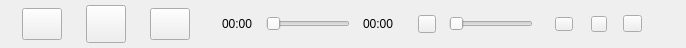
    <widget class="QWidget" name="footer" native="true">
     <property name="sizePolicy">
      <sizepolicy hsizetype="Preferred" vsizetype="Fixed">
       <horstretch>0</horstretch>
       <verstretch>0</verstretch>
      </sizepolicy>
     </property>
     <property name="minimumSize">
      <size>
       <width>0</width>
       <height>48</height>
      </size>
     </property>
     <property name="maximumSize">
      <size>
       <width>16777215</width>
       <height>48</height>
      </size>
     </property>
     <layout class="QHBoxLayout" name="horizontalLayout_2">
      <property name="spacing">
       <number>0</number>
      </property>
      <property name="leftMargin">
       <number>22</number>
      </property>
      <property name="topMargin">
       <number>0</number>
      </property>
      <property name="rightMargin">
       <number>14</number>
      </property>
      <property name="bottomMargin">
       <number>0</number>
      </property>
      <item>
       <widget class="QPushButton" name="btn_previous">
        <property name="sizePolicy">
         <sizepolicy hsizetype="Minimum" vsizetype="Fixed">
          <horstretch>0</horstretch>
          <verstretch>0</verstretch>
         </sizepolicy>
        </property>
        <property name="minimumSize">
         <size>
          <width>32</width>
          <height>32</height>
         </size>
        </property>
        <property name="text">
         <string/>
        </property>
       </widget>
      </item>
      <item>
       <spacer name="horizontalSpacer_2">
        <property name="orientation">
         <enum>Qt::Horizontal</enum>
        </property>
        <property name="sizeType">
         <enum>QSizePolicy::Fixed</enum>
        </property>
        <property name="sizeHint" stdset="0">
         <size>
          <width>24</width>
          <height>20</height>
         </size>
        </property>
       </spacer>
      </item>
      <item>
       <widget class="QPushButton" name="btn_start">
        <property name="sizePolicy">
         <sizepolicy hsizetype="Minimum" vsizetype="Fixed">
          <horstretch>0</horstretch>
          <verstretch>0</verstretch>
         </sizepolicy>
        </property>
        <property name="minimumSize">
         <size>
          <width>38</width>
          <height>38</height>
         </size>
        </property>
        <property name="text">
         <string/>
        </property>
       </widget>
      </item>
      <item>
       <spacer name="horizontalSpacer_3">
        <property name="orientation">
         <enum>Qt::Horizontal</enum>
        </property>
        <property name="sizeType">
         <enum>QSizePolicy::Fixed</enum>
        </property>
        <property name="sizeHint" stdset="0">
         <size>
          <width>24</width>
          <height>20</height>
         </size>
        </property>
       </spacer>
      </item>
      <item>
       <widget class="QPushButton" name="btn_next">
        <property name="sizePolicy">
         <sizepolicy hsizetype="Minimum" vsizetype="Fixed">
          <horstretch>0</horstretch>
          <verstretch>0</verstretch>
         </sizepolicy>
        </property>
        <property name="minimumSize">
         <size>
          <width>32</width>
          <height>32</height>
         </size>
        </property>
        <property name="text">
         <string/>
        </property>
       </widget>
      </item>
      <item>
       <spacer name="horizontalSpacer_4">
        <property name="orientation">
         <enum>Qt::Horizontal</enum>
        </property>
        <property name="sizeType">
         <enum>QSizePolicy::Fixed</enum>
        </property>
        <property name="sizeHint" stdset="0">
         <size>
          <width>32</width>
          <height>20</height>
         </size>
        </property>
       </spacer>
      </item>
      <item>
       <widget class="QLabel" name="label_pos">
        <property name="text">
         <string>00:00</string>
        </property>
       </widget>
      </item>
      <item>
       <spacer name="horizontalSpacer_5">
        <property name="orientation">
         <enum>Qt::Horizontal</enum>
        </property>
        <property name="sizeType">
         <enum>QSizePolicy::Fixed</enum>
        </property>
        <property name="sizeHint" stdset="0">
         <size>
          <width>13</width>
          <height>20</height>
         </size>
        </property>
       </spacer>
      </item>
      <item>
       <widget class="QSlider" name="slider_progress">
        <property name="orientation">
         <enum>Qt::Horizontal</enum>
        </property>
       </widget>
      </item>
      <item>
       <spacer name="horizontalSpacer_6">
        <property name="orientation">
         <enum>Qt::Horizontal</enum>
        </property>
        <property name="sizeType">
         <enum>QSizePolicy::Fixed</enum>
        </property>
        <property name="sizeHint" stdset="0">
         <size>
          <width>13</width>
          <height>20</height>
         </size>
        </property>
       </spacer>
      </item>
      <item>
       <widget class="QLabel" name="label_duration">
        <property name="text">
         <string>00:00</string>
        </property>
       </widget>
      </item>
      <item>
       <spacer name="horizontalSpacer_7">
        <property name="orientation">
         <enum>Qt::Horizontal</enum>
        </property>
        <property name="sizeType">
         <enum>QSizePolicy::Fixed</enum>
        </property>
        <property name="sizeHint" stdset="0">
         <size>
          <width>24</width>
          <height>20</height>
         </size>
        </property>
       </spacer>
      </item>
      <item>
       <widget class="QPushButton" name="btn_mute">
        <property name="sizePolicy">
         <sizepolicy hsizetype="Fixed" vsizetype="Fixed">
          <horstretch>0</horstretch>
          <verstretch>0</verstretch>
         </sizepolicy>
        </property>
        <property name="minimumSize">
         <size>
          <width>18</width>
          <height>18</height>
         </size>
        </property>
        <property name="maximumSize">
         <size>
          <width>18</width>
          <height>18</height>
         </size>
        </property>
        <property name="text">
         <string/>
        </property>
       </widget>
      </item>
      <item>
       <spacer name="horizontalSpacer_8">
        <property name="orientation">
         <enum>Qt::Horizontal</enum>
        </property>
        <property name="sizeType">
         <enum>QSizePolicy::Fixed</enum>
        </property>
        <property name="sizeHint" stdset="0">
         <size>
          <width>13</width>
          <height>13</height>
         </size>
        </property>
       </spacer>
      </item>
      <item>
       <widget class="QSlider" name="slider_volume">
        <property name="sizePolicy">
         <sizepolicy hsizetype="Fixed" vsizetype="Fixed">
          <horstretch>0</horstretch>
          <verstretch>0</verstretch>
         </sizepolicy>
        </property>
        <property name="maximum">
         <number>100</number>
        </property>
        <property name="orientation">
         <enum>Qt::Horizontal</enum>
        </property>
       </widget>
      </item>
      <item>
       <spacer name="horizontalSpacer_9">
        <property name="orientation">
         <enum>Qt::Horizontal</enum>
        </property>
        <property name="sizeType">
         <enum>QSizePolicy::Fixed</enum>
        </property>
        <property name="sizeHint" stdset="0">
         <size>
          <width>22</width>
          <height>20</height>
         </size>
        </property>
       </spacer>
      </item>
      <item>
       <widget class="QPushButton" name="btn_play_mode">
        <property name="sizePolicy">
         <sizepolicy hsizetype="Fixed" vsizetype="Fixed">
          <horstretch>0</horstretch>
          <verstretch>0</verstretch>
         </sizepolicy>
        </property>
        <property name="minimumSize">
         <size>
          <width>18</width>
          <height>14</height>
         </size>
        </property>
        <property name="maximumSize">
         <size>
          <width>18</width>
          <height>14</height>
         </size>
        </property>
        <property name="text">
         <string/>
        </property>
       </widget>
      </item>
      <item>
       <spacer name="horizontalSpacer_10">
        <property name="orientation">
         <enum>Qt::Horizontal</enum>
        </property>
        <property name="sizeType">
         <enum>QSizePolicy::Fixed</enum>
        </property>
        <property name="sizeHint" stdset="0">
         <size>
          <width>18</width>
          <height>20</height>
         </size>
        </property>
       </spacer>
      </item>
      <item>
       <widget class="QPushButton" name="btn_desktop_lyric">
        <property name="sizePolicy">
         <sizepolicy hsizetype="Fixed" vsizetype="Fixed">
          <horstretch>0</horstretch>
          <verstretch>0</verstretch>
         </sizepolicy>
        </property>
        <property name="minimumSize">
         <size>
          <width>16</width>
          <height>16</height>
         </size>
        </property>
        <property name="maximumSize">
         <size>
          <width>16</width>
          <height>16</height>
         </size>
        </property>
        <property name="text">
         <string/>
        </property>
       </widget>
      </item>
      <item>
       <spacer name="horizontalSpacer_11">
        <property name="orientation">
         <enum>Qt::Horizontal</enum>
        </property>
        <property name="sizeType">
         <enum>QSizePolicy::Fixed</enum>
        </property>
        <property name="sizeHint" stdset="0">
         <size>
          <width>16</width>
          <height>20</height>
         </size>
        </property>
       </spacer>
      </item>
      <item>
       <widget class="QPushButton" name="btn_play_list">
        <property name="sizePolicy">
         <sizepolicy hsizetype="Fixed" vsizetype="Fixed">
          <horstretch>0</horstretch>
          <verstretch>0</verstretch>
         </sizepolicy>
        </property>
        <property name="minimumSize">
         <size>
          <width>19</width>
          <height>17</height>
         </size>
        </property>
        <property name="maximumSize">
         <size>
          <width>19</width>
          <height>17</height>
         </size>
        </property>
        <property name="text">
         <string/>
        </property>
       </widget>
      </item>
      <item>
       <widget class="QLabel" name="label_play_count">
        <property name="sizePolicy">
         <sizepolicy hsizetype="Fixed" vsizetype="Fixed">
          <horstretch>0</horstretch>
          <verstretch>0</verstretch>
         </sizepolicy>
        </property>
        <property name="minimumSize">
         <size>
          <width>30</width>
          <height>16</height>
         </size>
        </property>
        <property name="maximumSize">
         <size>
          <width>30</width>
          <height>16</height>
         </size>
        </property>
        <property name="text">
         <string/>
        </property>
       </widget>
      </item>
     </layout>
    </widget>
